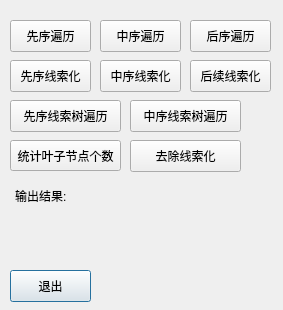
<?xml version="1.0" encoding="UTF-8"?>
<ui version="4.0">
 <class>Dialog</class>
 <widget class="QDialog" name="Dialog">
  <property name="geometry">
   <rect>
    <x>0</x>
    <y>0</y>
    <width>283</width>
    <height>310</height>
   </rect>
  </property>
  <property name="windowTitle">
   <string>Dialog</string>
  </property>
  <widget class="QPushButton" name="exit">
   <property name="geometry">
    <rect>
     <x>10</x>
     <y>270</y>
     <width>81</width>
     <height>32</height>
    </rect>
   </property>
   <property name="text">
    <string>退出</string>
   </property>
  </widget>
  <widget class="QPushButton" name="preorder">
   <property name="geometry">
    <rect>
     <x>10</x>
     <y>20</y>
     <width>81</width>
     <height>32</height>
    </rect>
   </property>
   <property name="text">
    <string>先序遍历</string>
   </property>
  </widget>
  <widget class="QPushButton" name="inorder">
   <property name="geometry">
    <rect>
     <x>100</x>
     <y>20</y>
     <width>81</width>
     <height>32</height>
    </rect>
   </property>
   <property name="text">
    <string>中序遍历</string>
   </property>
  </widget>
  <widget class="QPushButton" name="postorder">
   <property name="geometry">
    <rect>
     <x>190</x>
     <y>20</y>
     <width>81</width>
     <height>32</height>
    </rect>
   </property>
   <property name="text">
    <string>后序遍历</string>
   </property>
  </widget>
  <widget class="QLabel" name="tip">
   <property name="enabled">
    <bool>true</bool>
   </property>
   <property name="geometry">
    <rect>
     <x>15</x>
     <y>180</y>
     <width>61</width>
     <height>31</height>
    </rect>
   </property>
   <property name="text">
    <string>输出结果:</string>
   </property>
  </widget>
  <widget class="QPushButton" name="countleaves">
   <property name="geometry">
    <rect>
     <x>10</x>
     <y>140</y>
     <width>111</width>
     <height>31</height>
    </rect>
   </property>
   <property name="text">
    <string>统计叶子节点个数</string>
   </property>
  </widget>
  <widget class="QPushButton" name="prethreading">
   <property name="geometry">
    <rect>
     <x>10</x>
     <y>60</y>
     <width>81</width>
     <height>32</height>
    </rect>
   </property>
   <property name="text">
    <string>先序线索化</string>
   </property>
  </widget>
  <widget class="QPushButton" name="inthreading">
   <property name="geometry">
    <rect>
     <x>100</x>
     <y>60</y>
     <width>81</width>
     <height>32</height>
    </rect>
   </property>
   <property name="text">
    <string>中序线索化</string>
   </property>
  </widget>
  <widget class="QPushButton" name="postthreading">
   <property name="geometry">
    <rect>
     <x>190</x>
     <y>60</y>
     <width>81</width>
     <height>32</height>
    </rect>
   </property>
   <property name="text">
    <string>后续线索化</string>
   </property>
  </widget>
  <widget class="QPushButton" name="threaded_preorder">
   <property name="geometry">
    <rect>
     <x>10</x>
     <y>100</y>
     <width>111</width>
     <height>32</height>
    </rect>
   </property>
   <property name="text">
    <string>先序线索树遍历</string>
   </property>
  </widget>
  <widget class="QPushButton" name="threaded_inorder">
   <property name="geometry">
    <rect>
     <x>130</x>
     <y>100</y>
     <width>111</width>
     <height>32</height>
    </rect>
   </property>
   <property name="text">
    <string>中序线索树遍历</string>
   </property>
  </widget>
  <widget class="QLabel" name="output">
   <property name="geometry">
    <rect>
     <x>10</x>
     <y>210</y>
     <width>291</width>
     <height>31</height>
    </rect>
   </property>
   <property name="text">
    <string/>
   </property>
  </widget>
  <widget class="QPushButton" name="nonethreading">
   <property name="geometry">
    <rect>
     <x>130</x>
     <y>140</y>
     <width>111</width>
     <height>32</height>
    </rect>
   </property>
   <property name="text">
    <string>去除线索化</string>
   </property>
  </widget>
 </widget>
 <resources/>
 <connections/>
</ui>
